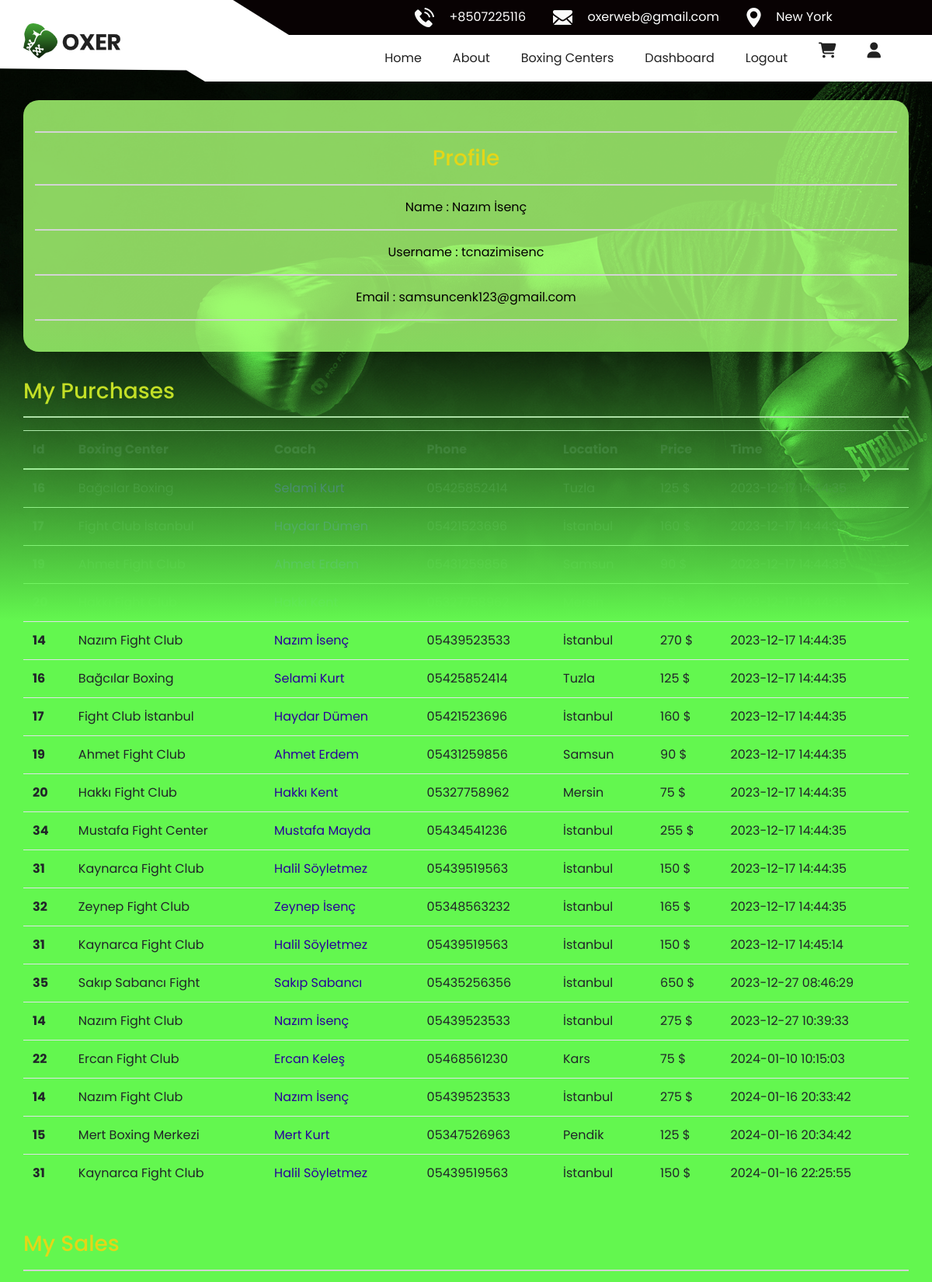
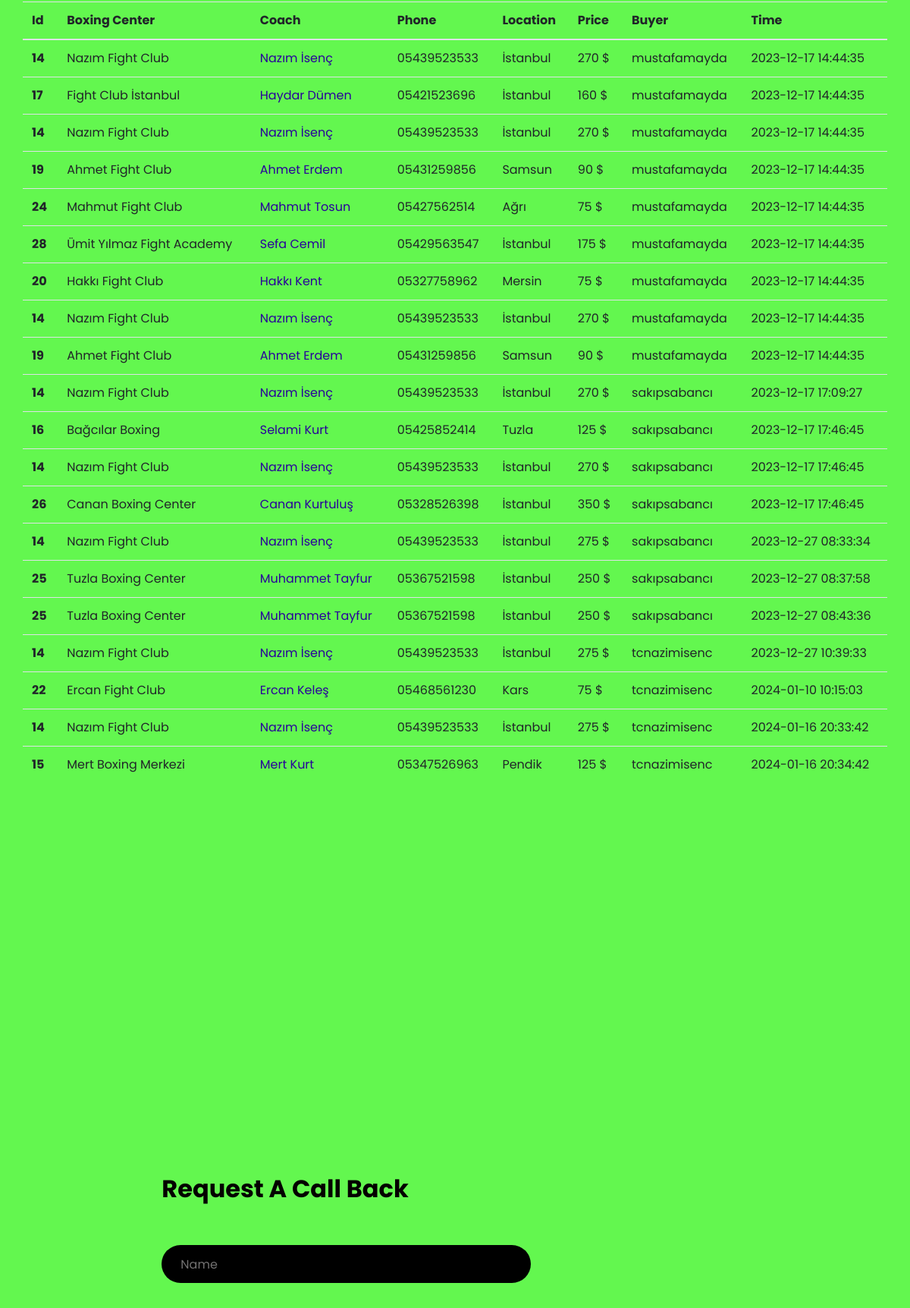
/profile (signed in, upper part), run on the app's committed database (2 pictures, top to bottom).
### website/models.py (models this page shows)
class users(db.Model):
    id = db.Column(db.Integer, primary_key=True)
    name = db.Column(db.Text)
    email = db.Column(db.Text)
    username = db.Column(db.Text)
    password = db.Column(db.Text)

class complate(db.Model):
    no = db.Column(db.Integer,primary_key=True)
    id = db.Column(db.Integer)
    centername = db.Column(db.Text)
    coachname = db.Column(db.Text)
    phone = db.Column(db.Text)
    location = db.Column(db.Text)
    price = db.Column(db.Integer)
    admin = db.Column(db.Text)
    owner = db.Column(db.Text)
    time = db.Column(db.DateTime, default=lambda: datetime.utcnow().replace(microsecond=0))

### website/views.py (the view)
@views.route("/profile")
@login_required
def profile():
    user = db.session.query(users).filter_by(username=session["username"]).first()
    if user:
        complatedorders = db.session.query(complate).filter_by(admin=session["username"]).all()
        owners = db.session.query(complate).filter_by(owner=session["username"]).all()
        return render_template("profile.html",complatedorders = complatedorders,user = user,owners = owners )
    else:
         return render_template("profile.html")

### website/templates/profile.html
{% extends "layout.html" %}
{% block body %}
    <div class="container">
        <div class="profiledetail">
            <br>
            <hr>
            <h3>Profile</h3>
            <hr>
             Name : {{user.name}}
             <hr>
             Username : {{user.username}}
             <hr>
             Email : {{user.email}}
             <hr>
            <br>
        </div>
    </div>
    <div class="container">
        <br />
    <h3>My Purchases</h3>
    <hr>
    {% if complatedorders %}
    <table class="table table-hover">
      <thead>
        <tr>
          <th scope="col">Id</th>
          <th scope="col">Boxing Center</th>
          <th scope="col">Coach</th>
          <th scope="col">Phone</th>
          <th scope="col">Location</th>
          <th scope="col">Price</th>
          <th scope="col">Time</th>
        </tr>
      </thead>
      <tbody>
        {% for order in complatedorders %}
        <tr>
          <th scope="row">{{order.id}}</th>
          <td>{{order.centername}}</td>
          <td>
            <a href="/coach/{{order.id}}" class="coachname"
              >{{order.coachname}}</a
            >
          </td>
          <td>{{order.phone}}</td>
          <td>{{order.location}}</td>
          <td>{{order.price}} $</td>
          <td>{{order.time}} </td>
        </tr>
        {% endfor %}
      </tbody>
    </table>
    {% else %}
    <div class="alert alert-danger">You have not bought anything yet!</div>
    {% endif %}
    </div>
    <div class="container">
        <br />
    <h3>My Sales</h3>
    <hr>
    {% if owners %}
    <table class="table table-hover">
      <thead>
        <tr>
          <th scope="col">Id</th>
          <th scope="col">Boxing Center</th>
          <th scope="col">Coach</th>
          <th scope="col">Phone</th>
          <th scope="col">Location</th>
          <th scope="col">Price</th>
          <th scope="col">Buyer</th>
          <th scope="col">Time</th>
        </tr>
      </thead>
      <tbody>
        {% for owner in owners %}
        <tr>
          <th scope="row">{{owner.id}}</th>
          <td>{{owner.centername}}</td>
          <td>
            <a href="/coach/{{owner.id}}" class="coachname"
              >{{owner.coachname}}</a
            >
          </td>
          <td>{{owner.phone}}</td>
          <td>{{owner.location}}</td>
          <td>{{owner.price}} $</td>
          <td>{{owner.admin}} </td>
          <td>{{owner.time}} </td>
        </tr>
        {% endfor %}
      </tbody>
    </table>
    {% else %}
    <div class="alert alert-danger">You have not sold anything yet!</div>
    {% endif %}
    </div>
{% endblock %}

### website/static/css/style.css (style rules this page uses)
body { font-family: "Poppins", sans-serif; color: #040000; background-color: #63f74f; }
h3 { margin-top: 10px; color: rgb(228, 214, 24); font-family: "Poppins", sans-serif; }
table { max-width: 100%; border-collapse: collapse; background-color: #aaff76d1; border-radius: 0.5%; }
.coachname { color: #29029b; }
.profiledetail { border-radius: 20px; font-family: "Poppins", sans-serif; color: #040000; background-color: #aaff76d1; text-align: center; padding: inherit; }
.container { width: 100%; max-width: 100%; margin: 0 auto; overflow: auto; color: rgb(161, 30, 30); font-family: "Poppins", sans-serif; }
a, a:hover, a:focus { text-decoration: none; }
a { color: #2196F3; }
hr { border: 1px solid lightgrey; }

### website/static/css/responsive.css (style rules this page uses)
@media (min-width: 1200px) { .container { max-width: 1170px; } }

### data on the page
users: name "Nazım İsenç", username "tcnazimisenc", email "samsuncenk123@gmail.com"
complate: time "2023-12-17 14:44:35"
complate: time "2023-12-17 14:44:35"
complate: id "14", centername "Nazım Fight Club", coachname "Nazım İsenç", phone "05439523533", location "İstanbul", price "270", time "2023-12-17 14:44:35"
complate: id "16", centername "Bağcılar Boxing", coachname "Selami Kurt", phone "05425852414", location "Tuzla", price "125", time "2023-12-17 14:44:35"
complate: id "17", centername "Fight Club İstanbul", coachname "Haydar Dümen", phone "05421523696", location "İstanbul", price "160", time "2023-12-17 14:44:35"
complate: id "19", centername "Ahmet Fight Club", coachname "Ahmet Erdem", phone "05431259856", location "Samsun", price "90", time "2023-12-17 14:44:35"
complate: id "20", centername "Hakkı Fight Club", coachname "Hakkı Kent", phone "05327758962", location "Mersin", price "75", time "2023-12-17 14:44:35"
complate: id "34", centername "Mustafa Fight Center", coachname "Mustafa Mayda", phone "05434541236", location "İstanbul", price "255", time "2023-12-17 14:44:35"
complate: id "31", centername "Kaynarca Fight Club", coachname "Halil Söyletmez", phone "05439519563", location "İstanbul", price "150", time "2023-12-17 14:44:35"
complate: id "32", centername "Zeynep Fight Club", coachname "Zeynep İsenç", phone "05348563232", location "İstanbul", price "165", time "2023-12-17 14:44:35"
complate: id "31", centername "Kaynarca Fight Club", coachname "Halil Söyletmez", phone "05439519563", location "İstanbul", price "150", time "2023-12-17 14:45:14"
complate: id "35", centername "Sakıp Sabancı Fight", coachname "Sakıp Sabancı", phone "05435256356", location "İstanbul", price "650", time "2023-12-27 08:46:29"
complate: id "14", centername "Nazım Fight Club", coachname "Nazım İsenç", phone "05439523533", location "İstanbul", price "275", time "2023-12-27 10:39:33", admin "tcnazimisenc"
complate: id "22", centername "Ercan Fight Club", coachname "Ercan Keleş", phone "05468561230", location "Kars", price "75", time "2024-01-10 10:15:03", admin "tcnazimisenc"
complate: id "14", centername "Nazım Fight Club", coachname "Nazım İsenç", phone "05439523533", location "İstanbul", price "275", time "2024-01-16 20:33:42", admin "tcnazimisenc"
complate: id "15", centername "Mert Boxing Merkezi", coachname "Mert Kurt", phone "05347526963", location "Pendik", price "125", time "2024-01-16 20:34:42", admin "tcnazimisenc"
complate: id "31", centername "Kaynarca Fight Club", coachname "Halil Söyletmez", phone "05439519563", location "İstanbul", price "150", time "2024-01-16 22:25:55"
complate: id "14", centername "Nazım Fight Club", coachname "Nazım İsenç", phone "05439523533", location "İstanbul", price "270", admin "mustafamayda", time "2023-12-17 14:44:35"
complate: id "17", centername "Fight Club İstanbul", coachname "Haydar Dümen", phone "05421523696", location "İstanbul", price "160", admin "mustafamayda", time "2023-12-17 14:44:35"
complate: id "14", centername "Nazım Fight Club", coachname "Nazım İsenç", phone "05439523533", location "İstanbul", price "270", admin "mustafamayda", time "2023-12-17 14:44:35"
complate: id "19", centername "Ahmet Fight Club", coachname "Ahmet Erdem", phone "05431259856", location "Samsun", price "90", admin "mustafamayda", time "2023-12-17 14:44:35"
complate: id "24", centername "Mahmut Fight Club", coachname "Mahmut Tosun", phone "05427562514", location "Ağrı", price "75", admin "mustafamayda", time "2023-12-17 14:44:35"
complate: id "28", centername "Ümit Yılmaz Fight Academy", coachname "Sefa Cemil", phone "05429563547", location "İstanbul", price "175", admin "mustafamayda", time "2023-12-17 14:44:35"
complate: id "20", centername "Hakkı Fight Club", coachname "Hakkı Kent", phone "05327758962", location "Mersin", price "75", admin "mustafamayda", time "2023-12-17 14:44:35"
complate: id "14", centername "Nazım Fight Club", coachname "Nazım İsenç", phone "05439523533", location "İstanbul", price "270", admin "mustafamayda", time "2023-12-17 14:44:35"
complate: id "19", centername "Ahmet Fight Club", coachname "Ahmet Erdem", phone "05431259856", location "Samsun", price "90", admin "mustafamayda", time "2023-12-17 14:44:35"
complate: id "14", centername "Nazım Fight Club", coachname "Nazım İsenç", phone "05439523533", location "İstanbul", price "270", admin "sakıpsabancı", time "2023-12-17 17:09:27"
complate: id "16", centername "Bağcılar Boxing", coachname "Selami Kurt", phone "05425852414", location "Tuzla", price "125", admin "sakıpsabancı", time "2023-12-17 17:46:45"
complate: id "14", centername "Nazım Fight Club", coachname "Nazım İsenç", phone "05439523533", location "İstanbul", price "270", admin "sakıpsabancı", time "2023-12-17 17:46:45"
complate: id "26", centername "Canan Boxing Center", coachname "Canan Kurtuluş", phone "05328526398", location "İstanbul", price "350", admin "sakıpsabancı", time "2023-12-17 17:46:45"
complate: id "14", centername "Nazım Fight Club", coachname "Nazım İsenç", phone "05439523533", location "İstanbul", price "275", admin "sakıpsabancı", time "2023-12-27 08:33:34"
complate: id "25", centername "Tuzla Boxing Center", coachname "Muhammet Tayfur", phone "05367521598", location "İstanbul", price "250", admin "sakıpsabancı", time "2023-12-27 08:37:58"
complate: id "25", centername "Tuzla Boxing Center", coachname "Muhammet Tayfur", phone "05367521598", location "İstanbul", price "250", admin "sakıpsabancı", time "2023-12-27 08:43:36"
